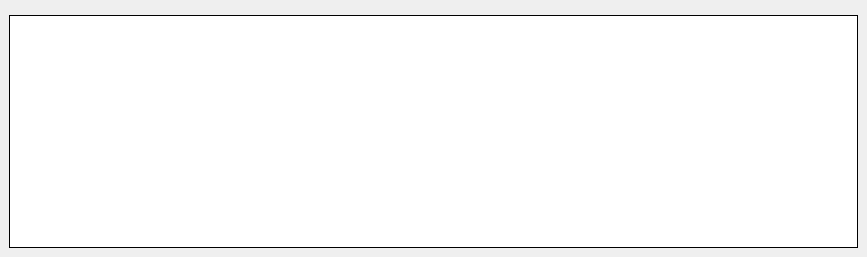
<?xml version="1.0" encoding="UTF-8"?>
<ui version="4.0">
 <class>CurveEditorWidget</class>
 <widget class="QDockWidget" name="CurveEditorWidget">
  <property name="geometry">
   <rect>
    <x>0</x>
    <y>0</y>
    <width>867</width>
    <height>257</height>
   </rect>
  </property>
  <property name="maximumSize">
   <size>
    <width>524287</width>
    <height>300</height>
   </size>
  </property>
  <property name="floating">
   <bool>true</bool>
  </property>
  <property name="features">
   <set>QDockWidget::DockWidgetFloatable|QDockWidget::DockWidgetMovable</set>
  </property>
  <property name="allowedAreas">
   <set>Qt::AllDockWidgetAreas</set>
  </property>
  <property name="windowTitle">
   <string>Curve Editor</string>
  </property>
  <widget class="QWidget" name="dockWidgetContents">
   <layout class="QVBoxLayout" name="verticalLayout">
    <item>
     <widget class="QWidget" name="widget_Toolbar" native="true">
      <property name="sizePolicy">
       <sizepolicy hsizetype="Expanding" vsizetype="Preferred">
        <horstretch>0</horstretch>
        <verstretch>0</verstretch>
       </sizepolicy>
      </property>
     </widget>
    </item>
    <item>
     <widget class="qtCurveView" name="m_pCurveView">
      <property name="maximumSize">
       <size>
        <width>16777215</width>
        <height>16777215</height>
       </size>
      </property>
      <property name="cursor" stdset="0">
       <cursorShape>CrossCursor</cursorShape>
      </property>
      <property name="acceptDrops">
       <bool>false</bool>
      </property>
      <property name="frameShape">
       <enum>QFrame::Box</enum>
      </property>
      <property name="frameShadow">
       <enum>QFrame::Plain</enum>
      </property>
      <property name="verticalScrollBarPolicy">
       <enum>Qt::ScrollBarAlwaysOff</enum>
      </property>
      <property name="horizontalScrollBarPolicy">
       <enum>Qt::ScrollBarAlwaysOff</enum>
      </property>
      <property name="interactive">
       <bool>false</bool>
      </property>
      <property name="viewportUpdateMode">
       <enum>QGraphicsView::FullViewportUpdate</enum>
      </property>
     </widget>
    </item>
   </layout>
  </widget>
  <action name="actionPresetMin">
   <property name="icon">
    <iconset resource="../resource.qrc">
     <normaloff>:/Icons/Icons/Preset_Min.png</normaloff>:/Icons/Icons/Preset_Min.png</iconset>
   </property>
   <property name="text">
    <string>Min</string>
   </property>
   <property name="toolTip">
    <string>Sets the curve to the minimum value.</string>
   </property>
  </action>
  <action name="actionPresetMax">
   <property name="icon">
    <iconset resource="../resource.qrc">
     <normaloff>:/Icons/Icons/Preset_Max.png</normaloff>:/Icons/Icons/Preset_Max.png</iconset>
   </property>
   <property name="text">
    <string>Max</string>
   </property>
   <property name="toolTip">
    <string>Sets the curve to the maximum value.</string>
   </property>
  </action>
  <action name="actionPresetLinearGrowth">
   <property name="icon">
    <iconset resource="../resource.qrc">
     <normaloff>:/Icons/Icons/Preset_LinearGrowth.png</normaloff>:/Icons/Icons/Preset_LinearGrowth.png</iconset>
   </property>
   <property name="text">
    <string>Linear Growth</string>
   </property>
   <property name="toolTip">
    <string>The curve will represent linear growth.</string>
   </property>
  </action>
  <action name="actionPresetLinearDecay">
   <property name="icon">
    <iconset resource="../resource.qrc">
     <normaloff>:/Icons/Icons/Preset_LinearDecay.png</normaloff>:/Icons/Icons/Preset_LinearDecay.png</iconset>
   </property>
   <property name="text">
    <string>Linear Decay</string>
   </property>
   <property name="toolTip">
    <string>The curve will represent linear decay.</string>
   </property>
  </action>
  <action name="actionPresetRound">
   <property name="icon">
    <iconset resource="../resource.qrc">
     <normaloff>:/Icons/Icons/Preset_Round.png</normaloff>:/Icons/Icons/Preset_Round.png</iconset>
   </property>
   <property name="text">
    <string>Round</string>
   </property>
   <property name="toolTip">
    <string>A half circle.</string>
   </property>
  </action>
  <action name="actionSelectCurve">
   <property name="icon">
    <iconset resource="../resource.qrc">
     <normaloff>:/Icons/Icons/Preset_SelectCurve.png</normaloff>:/Icons/Icons/Preset_SelectCurve.png</iconset>
   </property>
   <property name="text">
    <string>Select Curve</string>
   </property>
   <property name="toolTip">
    <string>Select a Curve Preset.</string>
   </property>
  </action>
  <action name="actionInvertValues">
   <property name="icon">
    <iconset resource="../resource.qrc">
     <normaloff>:/Icons/Icons/SwapUpDown.png</normaloff>:/Icons/Icons/SwapUpDown.png</iconset>
   </property>
   <property name="text">
    <string>Invert Values</string>
   </property>
   <property name="toolTip">
    <string>Invert all Values (e.g. mirror horizontally).</string>
   </property>
  </action>
  <action name="actionMirrorValues">
   <property name="icon">
    <iconset resource="../resource.qrc">
     <normaloff>:/Icons/Icons/SwapLeftRight.png</normaloff>:/Icons/Icons/SwapLeftRight.png</iconset>
   </property>
   <property name="text">
    <string>Mirror Values</string>
   </property>
   <property name="toolTip">
    <string>Mirror all values vertically.</string>
   </property>
  </action>
  <action name="actionCopyCurve">
   <property name="icon">
    <iconset resource="../resource.qrc">
     <normaloff>:/Icons/Icons/CopyCurve.png</normaloff>:/Icons/Icons/CopyCurve.png</iconset>
   </property>
   <property name="text">
    <string>Copy Curve</string>
   </property>
   <property name="toolTip">
    <string>Copies this curve.</string>
   </property>
   <property name="shortcut">
    <string>Ctrl+C</string>
   </property>
  </action>
  <action name="actionPasteCurve">
   <property name="icon">
    <iconset resource="../resource.qrc">
     <normaloff>:/Icons/Icons/PasteCurve.png</normaloff>:/Icons/Icons/PasteCurve.png</iconset>
   </property>
   <property name="text">
    <string>Paste Curve</string>
   </property>
   <property name="toolTip">
    <string>Pastes a previously copied curve.</string>
   </property>
   <property name="shortcut">
    <string>Ctrl+V</string>
   </property>
  </action>
  <action name="actionSmoothCurve">
   <property name="icon">
    <iconset resource="../resource.qrc">
     <normaloff>:/Icons/Icons/SmoothCurve.png</normaloff>:/Icons/Icons/SmoothCurve.png</iconset>
   </property>
   <property name="text">
    <string>Smooth Curve</string>
   </property>
   <property name="toolTip">
    <string>Smooths the curve to reduce spikes.</string>
   </property>
  </action>
  <action name="actionPresetRise">
   <property name="icon">
    <iconset resource="../resource.qrc">
     <normaloff>:/Icons/Icons/Preset_Rise.png</normaloff>:/Icons/Icons/Preset_Rise.png</iconset>
   </property>
   <property name="text">
    <string>Rise</string>
   </property>
   <property name="toolTip">
    <string>A slightly rising curve.</string>
   </property>
  </action>
  <action name="actionPresetDroop">
   <property name="icon">
    <iconset resource="../resource.qrc">
     <normaloff>:/Icons/Icons/Preset_Droop.png</normaloff>:/Icons/Icons/Preset_Droop.png</iconset>
   </property>
   <property name="text">
    <string>Droop</string>
   </property>
   <property name="toolTip">
    <string>A drooping curve.</string>
   </property>
  </action>
  <action name="actionPresetBellCurve">
   <property name="icon">
    <iconset resource="../resource.qrc">
     <normaloff>:/Icons/Icons/Preset_BellCurve.png</normaloff>:/Icons/Icons/Preset_BellCurve.png</iconset>
   </property>
   <property name="text">
    <string>Bell Curve</string>
   </property>
   <property name="toolTip">
    <string>A Bell curve.</string>
   </property>
  </action>
  <action name="actionPresetConical">
   <property name="icon">
    <iconset resource="../resource.qrc">
     <normaloff>:/Icons/Icons/Preset_Conical.png</normaloff>:/Icons/Icons/Preset_Conical.png</iconset>
   </property>
   <property name="text">
    <string>Conical</string>
   </property>
   <property name="toolTip">
    <string>A conical curve.</string>
   </property>
  </action>
  <action name="actionPresetExponentialFalloff">
   <property name="icon">
    <iconset resource="../resource.qrc">
     <normaloff>:/Icons/Icons/Preset_ExpFalloff.png</normaloff>:/Icons/Icons/Preset_ExpFalloff.png</iconset>
   </property>
   <property name="text">
    <string>Exponential Decay</string>
   </property>
   <property name="toolTip">
    <string>A curve that falls of exponentially.</string>
   </property>
  </action>
  <action name="actionPresetExponentialGrowth">
   <property name="icon">
    <iconset resource="../resource.qrc">
     <normaloff>:/Icons/Icons/Preset_ExpGrowth.png</normaloff>:/Icons/Icons/Preset_ExpGrowth.png</iconset>
   </property>
   <property name="text">
    <string>Exponential Growth</string>
   </property>
   <property name="toolTip">
    <string>A curve that rises exponentially.</string>
   </property>
  </action>
  <action name="actionPresetFadeInOut">
   <property name="icon">
    <iconset resource="../resource.qrc">
     <normaloff>:/Icons/Icons/Preset_FadeInOut.png</normaloff>:/Icons/Icons/Preset_FadeInOut.png</iconset>
   </property>
   <property name="text">
    <string>Fade In / Out</string>
   </property>
   <property name="toolTip">
    <string>A curve that first fades in then out again.</string>
   </property>
  </action>
  <action name="actionPresetScurve">
   <property name="icon">
    <iconset resource="../resource.qrc">
     <normaloff>:/Icons/Icons/Preset_SCurve.png</normaloff>:/Icons/Icons/Preset_SCurve.png</iconset>
   </property>
   <property name="text">
    <string>S curve</string>
   </property>
   <property name="toolTip">
    <string>An S shaped curve.</string>
   </property>
  </action>
  <action name="actionSavePreset">
   <property name="icon">
    <iconset resource="../resource.qrc">
     <normaloff>:/Icons/Icons/Preset_Save.png</normaloff>:/Icons/Icons/Preset_Save.png</iconset>
   </property>
   <property name="text">
    <string>Save Preset</string>
   </property>
   <property name="toolTip">
    <string>Saves the current curve as a preset.</string>
   </property>
  </action>
  <action name="actionLoadPreset">
   <property name="icon">
    <iconset resource="../resource.qrc">
     <normaloff>:/Icons/Icons/Preset_Load.png</normaloff>:/Icons/Icons/Preset_Load.png</iconset>
   </property>
   <property name="text">
    <string>Load Preset</string>
   </property>
   <property name="toolTip">
    <string>Loads a curve from file.</string>
   </property>
  </action>
 </widget>
 <customwidgets>
  <customwidget>
   <class>qtCurveView</class>
   <extends>QGraphicsView</extends>
   <header>qtCurveView.moc.h</header>
  </customwidget>
 </customwidgets>
 <resources>
  <include location="../resource.qrc"/>
 </resources>
 <connections/>
</ui>
